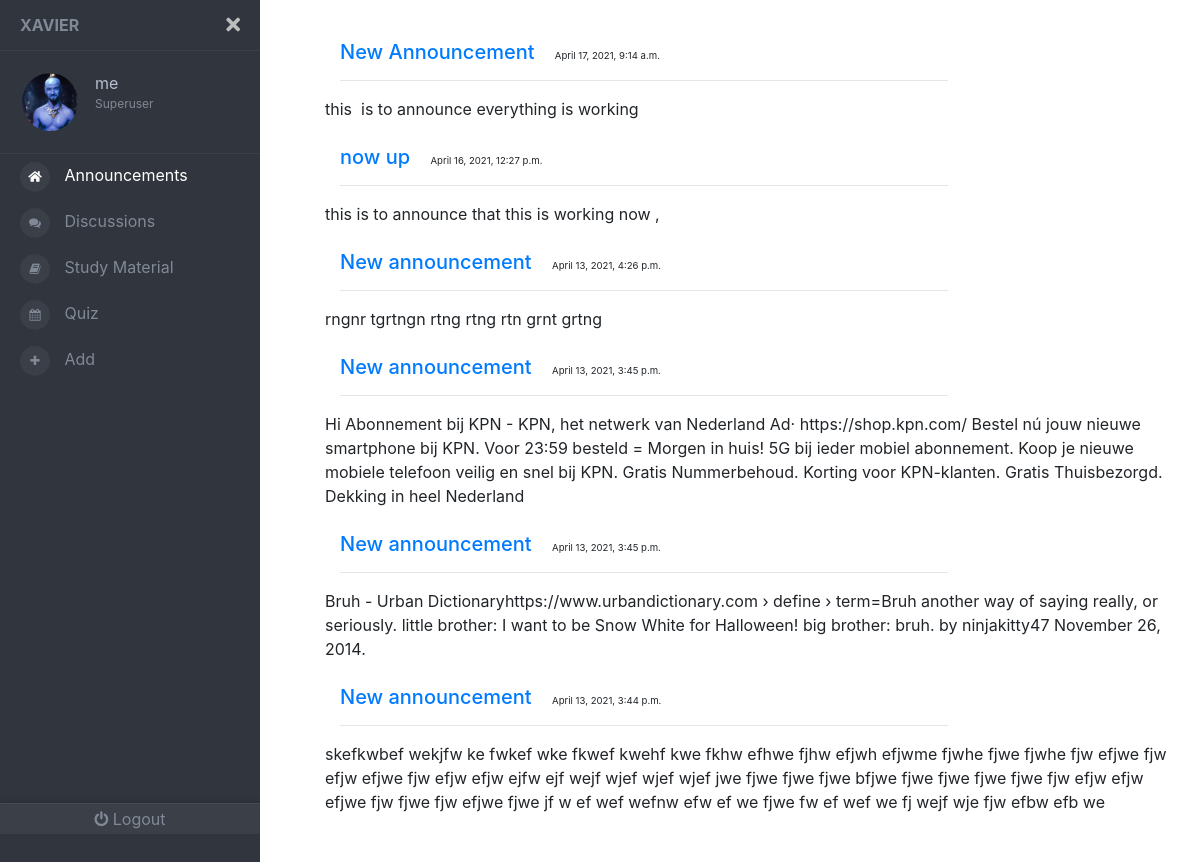
The app's page / (signed in) with its own data.
### front/models.py (models this page shows, shortened)
class Profile(models.Model):
	user= models.OneToOneField(User , on_delete = models.CASCADE )
	image = models.ImageField(default='default.jpg' , upload_to = 'profile_pics')
	bg = models.ImageField(default= 'default.jpg'  , upload_to = 'bg_pics')
	color = models.CharField(max_length=7, default='#000000')

class Announcement(models.Model):
	title = models.CharField(max_length=30  , default='New announcement')
	content = models.TextField()
	time= models.DateTimeField(auto_now_add=True)

### front/views.py (the view)
# urls.py: urlpatterns=[path('',views.main ,  name='mainpage'),
def main(request):
	if not(request.user.is_authenticated):
		  return redirect('signpage')
	announcements = Announcement.objects.all()[len(Announcement.objects.all())-20:
					] if len(Announcement.objects.all()) > 21 else Announcement.objects.all()
	announcements2 = []
	for i in range(len(announcements)-1 , -1 , -1):
		announcements2.append(announcements[i])
	return render(request, 'front/main.html' , {'announcements' : announcements2})

### front/templates/front/main.html (shortened to what this page needs)
{% load static %}
<!DOCTYPE html>
<html lang="en">
  <head>
    <link rel="stylesheet" href='{% static "front/navbar.css" %}' />
    <link
      rel="stylesheet"
      href="https://cdnjs.cloudflare.com/ajax/libs/twitter-bootstrap/4.1.1/css/bootstrap.css"
    />
    <link
      rel="stylesheet"
      href="https://use.fontawesome.com/releases/v5.0.13/css/all.css"
    />
    <link rel="stylesheet" href='{% static "front/material.css" %}' />
    <link rel="stylesheet" href='{% static "front/study.css" %}' />
  </head>
  <body>
    <div class="page-wrapper chiller-theme toggled">
      <nav id="sidebar" class="sidebar-wrapper">
        <div class="sidebar-content">
          <div class="sidebar-brand">
            <a href="{% url 'mainpage' %} " >Xavier</a>
            <div id="close-sidebar">
              <i class="fas fa-times"></i>
            </div>
          </div>
          <div class="sidebar-header">
            <div class="user-pic">
              <img
                class="img-responsive img-rounded"
                src="{{request.user.profile.image.url}}"
                alt="User picture"
                style = "border-radius: 50% ;"
              />
            </div>
            <div class="user-info">
              <span class="user-name">
                {{ request.user.username }}
              </span>
              <span class="user-role">
                  {% if request.user.is_superuser %}
              Superuser
                 {% elif request.user.is_staff %}
              Staff
                  {% else %}
              Student
                  {% endif %}
            </div>
          </div>
          <div class="sidebar-menu">
            <ul>
              <li>
                <a href="{% url 'mainpage' %} " style="color: white"
                  ><i class="fas fa-home" aria-hidden="true"></i>
                  <span>Announcements</span>
                </a>
              </li>
              <li>
                <a href="{% url 'discusspage' %} ">
                  <i class="fa  fa-comments"></i>
                  <span>Discussions</span>
                </a>
              </li>
              <li>
                <a href="{% url 'studypage' %}"
                  ><i class="fa  fa-book"></i>
                  <span>Study Material</span>
                </a>
              </li>
              <li>
                <a href='#'
                ><i class="fa fa-calendar"></i>
                  <span>Quiz</span>
                </a>
              </li>
              <li>
                <a href="{% url 'addpage' %} "
                  ><i class="fa fa-plus" aria-hidden="true"></i>
                  <span>Add</span>
                </a>
              </li>
            </ul>
          </div>
          <div class="sidebar-footer">
            <a href="{% url 'logout' %} " style="text-decoration: none">
              <i class="fa fa-power-off"></i>
              <span>Logout</span></a
            >
          </div>
        </div>
      </nav>
      <main class="page-content">
        <div class="container">
          {% for announcement in announcements %}
          <div class="ibox-content forum-container">
            <div class="forum-item active">
              <div class="row">
                <div class="col-md-9">
                  <h5 class="forum-item-title">
                    <a href="#" class="forum-item-title"
                      >{{announcement.title}}</a
                    >
                    <span class="col-md-3" style="font-size: .75rem ;" > <small> {{announcement.time}}</small></span>
                  </h5>
                  <hr />
                </div>
                <div class="forum-sub-title">
                  {{announcement.content}}
                </div>
              </div>
            </div>
          </div>
          <br>
          {% endfor %}
        </div>
      </main>
    </div>
  </body>
</html>

### front/static/front/navbar.css (style rules this page uses)
a { text-decoration: none; }
a:link { text-decoration: none; }
body { font-size: 0.9rem; }
.page-wrapper .sidebar-wrapper, .sidebar-wrapper .sidebar-brand > a, .sidebar-wrapper .sidebar-dropdown > a:after, .sidebar-wrapper .sidebar-menu .sidebar-dropdown .sidebar-submenu li a:before, .sidebar-wrapper ul li a i, .page-wrapper .page-content, .sidebar-wrapper .sidebar-search input.search-menu, .sidebar-wrapper .sidebar-search .input-group-text, .sidebar-wrapper .sidebar-menu ul li a, #show-sidebar, #close-sidebar { -webkit-transition: all 0.3s ease; -moz-transition: all 0.3s ease; -ms-transition: all 0.3s ease; -o-transition: all 0.3s ease; transition: all 0.3s ease; }
.page-wrapper { height: 100vh; }
.page-wrapper.toggled .sidebar-wrapper { left: 0px; }
@media screen and (min-width: 768px) { .page-wrapper.toggled .page-content { padding-left: 300px; } }
.sidebar-wrapper { width: 260px; height: 100%; max-height: 100%; position: fixed; top: 0; left: -300px; z-index: 999; }
.sidebar-wrapper ul { list-style-type: none; padding: 0; margin: 0; }
.sidebar-wrapper a { text-decoration: none; }
.sidebar-content { max-height: calc(100% - 30px); height: calc(100% - 30px); overflow-y: auto; position: relative; }
.sidebar-wrapper .sidebar-brand { padding: 10px 20px; display: flex; align-items: center; }
.sidebar-wrapper .sidebar-brand > a { text-transform: uppercase; font-weight: bold; flex-grow: 1; }
.sidebar-wrapper .sidebar-brand #close-sidebar { cursor: pointer; font-size: 20px; }
.sidebar-wrapper .sidebar-header { padding: 20px; overflow: hidden; }
.sidebar-wrapper .sidebar-header .user-pic { float: left; width: 60px; padding: 2px; border-radius: 12px; margin-right: 15px; overflow: hidden; }
.sidebar-wrapper .sidebar-header .user-pic img { object-fit: cover; height: 100%; width: 100%; }
.sidebar-wrapper .sidebar-header .user-info { float: left; }
.sidebar-wrapper .sidebar-header .user-info > span { display: block; }
.sidebar-wrapper .sidebar-header .user-info .user-role { font-size: 12px; }
.sidebar-wrapper .sidebar-menu { padding-bottom: 10px; }
.sidebar-wrapper .sidebar-menu ul li a { display: inline-block; width: 100%; text-decoration: none; position: relative; padding: 8px 30px 8px 20px; }
.sidebar-wrapper .sidebar-menu ul li a i { margin-right: 10px; font-size: 12px; width: 30px; height: 30px; line-height: 30px; text-align: center; border-radius: 50%; }
.sidebar-footer { position: absolute; width: 100%; bottom: 0; display: flex; }
.sidebar-footer > a { flex-grow: 1; text-align: center; height: 30px; line-height: 30px; position: relative; }
.page-wrapper .page-content { display: inline-block; width: 100%; padding-left: 0px; padding-top: 20px; }
.page-wrapper .page-content > div { padding: 20px 40px; }
.page-wrapper .page-content { overflow-x: hidden; }
.chiller-theme .sidebar-wrapper { background: #31353d; }
.chiller-theme .sidebar-wrapper .sidebar-header, .chiller-theme .sidebar-wrapper .sidebar-search, .chiller-theme .sidebar-wrapper .sidebar-menu { border-top: 1px solid #3a3f48; }
.chiller-theme .sidebar-wrapper .sidebar-header .user-info .user-role, .chiller-theme .sidebar-wrapper .sidebar-header .user-info .user-status, .chiller-theme .sidebar-wrapper .sidebar-search input.search-menu, .chiller-theme .sidebar-wrapper .sidebar-search .input-group-text, .chiller-theme .sidebar-wrapper .sidebar-brand > a, .chiller-theme .sidebar-wrapper .sidebar-menu ul li a, .chiller-theme .sidebar-footer > a { color: #818896; }
.chiller-theme .sidebar-wrapper .sidebar-menu ul li:hover > a, .chiller-theme .sidebar-wrapper .sidebar-menu .sidebar-dropdown.active > a, .chiller-theme .sidebar-wrapper .sidebar-header .user-info, .chiller-theme .sidebar-wrapper .sidebar-brand > a:hover, .chiller-theme .sidebar-footer > a:hover i { color: #b8bfce; }
.page-wrapper.chiller-theme.toggled #close-sidebar { color: #bdbdbd; }
.chiller-theme .sidebar-wrapper .sidebar-menu ul li a i, .chiller-theme .sidebar-wrapper .sidebar-menu .sidebar-dropdown div, .chiller-theme .sidebar-wrapper .sidebar-search input.search-menu, .chiller-theme .sidebar-wrapper .sidebar-search .input-group-text { background: #3a3f48; }
.chiller-theme .sidebar-footer { background: #3a3f48; box-shadow: 0px -1px 5px #282c33; border-top: 1px solid #464a52; }
.chiller-theme .sidebar-footer > a:first-child { border-left: none; }
.chiller-theme .sidebar-footer > a:last-child { border-right: none; }

### records on screen
Announcement: title "New Announcement", time "April 17, 2021, 9:14 a.m.", content "this is to announce everything is working"
Announcement: title "now up", time "April 16, 2021, 12:27 p.m.", content "this is to announce that this is working now ,"
Announcement: title "New announcement", time "April 13, 2021, 4:26 p.m.", content "rngnr tgrtngn rtng rtng rtn grnt grtng"
Announcement: title "New announcement", time "April 13, 2021, 3:45 p.m.", content "Hi Abonnement bij KPN - KPN, het netwerk van Nederland Ad· https://shop.kpn.com/ Bestel nú jouw nieuwe smartphone bij KPN. Voor 23:59 besteld = Morgen in huis! 5G bij ieder mobiel abonnement. Koop je nieuwe mobiele telefoon veilig en snel bij KPN. Gratis Nummerbehoud. Korting voor KPN-klanten. Gratis Thuisbezorgd. Dekking in heel Nederland"
Announcement: title "New announcement", time "April 13, 2021, 3:45 p.m.", content "Bruh - Urban Dictionaryhttps://www.urbandictionary.com › define › term=Bruh another way of saying really, or seriously. little brother: I want to be Snow White for Halloween! big brother: bruh. by ninjakitty47 November 26, 2014."
Announcement: title "New announcement", time "April 13, 2021, 3:44 p.m.", content "skefkwbef wekjfw ke fwkef wke fkwef kwehf kwe fkhw efhwe fjhw efjwh efjwme fjwhe fjwe fjwhe fjw efjwe fjw efjw efjwe fjw efjw efjw ejfw ejf wejf wjef wjef wjef jwe fjwe fjwe fjwe bfjwe fjwe fjwe fjwe fjwe fjw efjw efjw efjwe fjw fjwe fjw efjwe fjwe jf w ef wef wefnw efw ef we fjwe fw ef wef we fj wejf wje fjw efbw efb we"

### other values on screen
{{ request.user.username }} "me"
